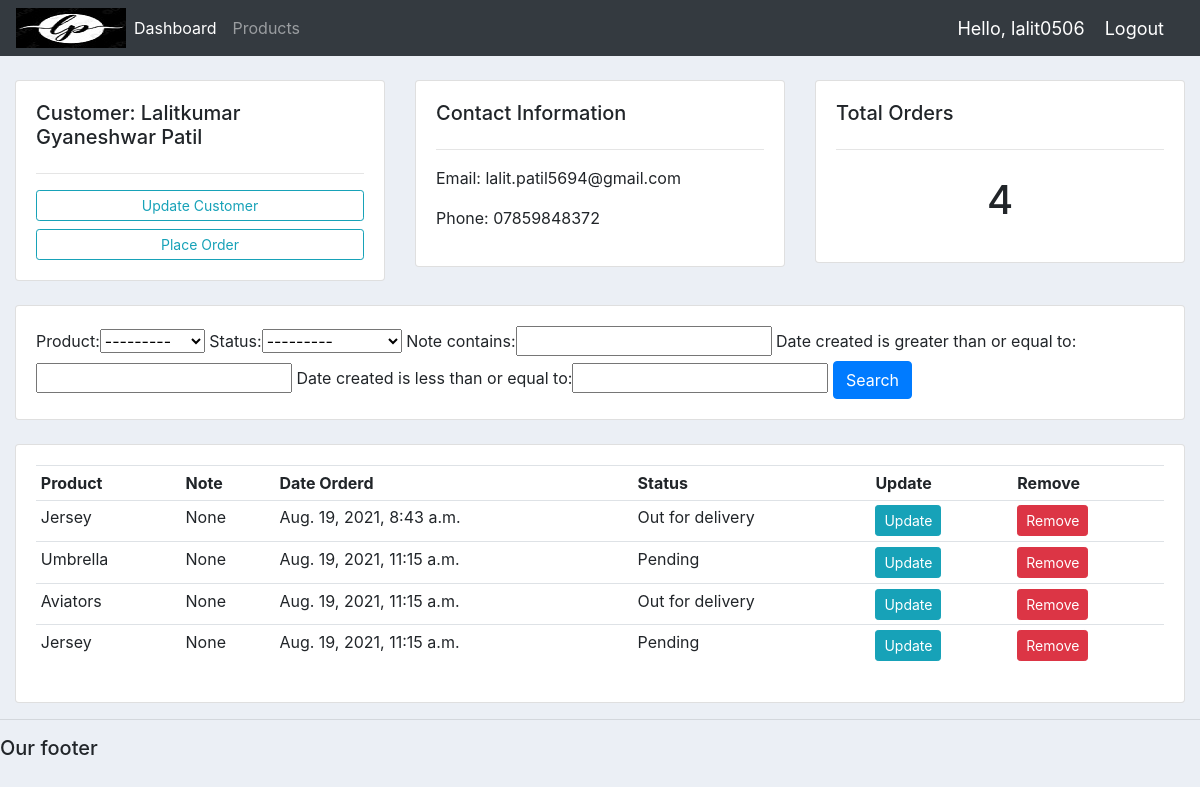
Page /customer/1 (signed in) on the committed database.
### accounts/models.py (models this page shows, shortened)
class Customer(models.Model):
    user = models.OneToOneField(
        User, blank=True, null=True, on_delete=models.CASCADE)
    name = models.CharField(max_length=200, null=True)
    phone = models.CharField(max_length=200, null=True)
    email = models.CharField(max_length=200, null=True)
    profile_pic = models.ImageField(
        default="https://lalit-crm-bucket.s3.us-west-2.amazonaws.com/images/profPic.png", null=True, blank=True)
    date_created = models.DateTimeField(auto_now_add=True, null=True)

class Order(models.Model):
    STATUS = (
        ('Pending', 'Pending'),
        ('Out for delivery', 'Out for delivery'),
        ('Delivered', 'Delivered'),
    )
    customer = models.ForeignKey(
        Customer, null=True, on_delete=models.SET_NULL)
    product = models.ForeignKey(Product, null=True, on_delete=models.SET_NULL)
    date_created = models.DateTimeField(auto_now_add=True, null=True)
    status = models.CharField(max_length=200, null=True, choices=STATUS)
    note = models.CharField(max_length=1000, null=True)

class Product(models.Model):
    CATEGORY = (
        ('Indoor', 'Indoor'),
        ('Out Door', 'Out Door'),
    )
    name = models.CharField(max_length=200, null=True)
    price = models.FloatField(null=True)
    category = models.CharField(max_length=200, null=True, choices=CATEGORY)
    description = models.CharField(max_length=200, null=True)
    date_created = models.DateTimeField(auto_now_add=True, null=True)
    tags = models.ManyToManyField(Tag)
    def __str__(self):
        return self.name

### accounts/decorators.py (the view)
        def wrapper_func(request, *args, **kwargs):
            group = None
            if request.user.groups.exists():
                group = request.user.groups.all()[0].name
            if group in allowed_roles:
                return view_func(request, *args, **kwargs)
            else:
                return HttpResponse('You are not authorized to view this page')

### accounts/views.py (called while the page is built)
@login_required(login_url='login')
@allowed_users(allowed_roles=['admin'])
def customer(request, pk):
    customer = Customer.objects.get(id=pk)
    orders = customer.order_set.all()
    order_count = orders.count()
    myFilter = OrderFilter(request.GET, queryset=orders)
    orders = myFilter.qs
    params = {'customer': customer,
              'order_count': order_count, 'orders': orders, 'myFilter': myFilter}
    return render(request, 'accounts/customer.html', params)

### accounts/templates/accounts/customer.html
{% extends 'accounts/main.html' %} {% block content %}
<br />
<div class="row">
  <div class="col-md">
    <div class="card card-body">
      <h5>Customer: {{customer.name}}</h5>
      <hr />
      <a class="btn btn-outline-info btn-sm btn-block" href=""
        >Update Customer</a
      >
      <a
        class="btn btn-outline-info btn-sm btn-block"
        href="{% url 'create-order' customer.id%}"
        >Place Order</a
      >
    </div>
  </div>
  <div class="col-md">
    <div class="card card-body">
      <h5>Contact Information</h5>
      <hr />
      <p>Email: {{customer.email}}</p>
      <p>Phone: {{customer.phone}}</p>
    </div>
  </div>
  <div class="col-md">
    <div class="card card-body">
      <h5>Total Orders</h5>
      <hr />
      <h1 style="text-align: center; padding: 10px">{{order_count}}</h1>
    </div>
  </div>
</div>
<br />
<div class="row">
  <div class="col">
    <div class="card card-body">
      <form method="get">
        {{myFilter.form}}
        <button class="btn btn-primary" type="submit">Search</button>
      </form>
    </div>
  </div>
</div>
<br />
<div class="row">
  <div class="col-md">
    <div class="card card-body">
      <table class="table table-sm">
        <tr>
          <th>Product</th>
          <th>Note</th>
          <th>Date Orderd</th>
          <th>Status</th>
          <th>Update</th>
          <th>Remove</th>
        </tr>
        {% for order in orders%}
        <tr>
          <td>{{order.product.name}}</td>
          <td>{{order.note}}</td>
          <td>{{order.date_created}}</td>
          <td>{{order.status}}</td>
          <td>
            <a
              class="btn btn-sm btn-info"
              href="{% url 'update-order' order.id%}"
              >Update</a
            >
          </td>
          <td>
            <a
              class="btn btn-sm btn-danger"
              href="{% url 'delete-order' order.id%}"
              >Remove</a
            >
          </td>
        </tr>
        {% endfor%}
      </table>
    </div>
  </div>
</div>
{% endblock %}

### accounts/templates/accounts/navbar.html (shortened to what this page needs)
{% load static %}
<nav class="navbar navbar-expand-lg navbar-dark bg-dark">
  <img src="{% static 'images/lp-logo.jpg' %}" />
  <div class="collapse navbar-collapse" id="navbarNav">
    <ul class="navbar-nav">
      {% if request.user.is_staff %}
      <li class="nav-item active">
        <a class="nav-link" href="{% url 'home' %}">Dashboard</a>
      </li>
      <li class="nav-item">
        <a class="nav-link" href="{% url 'products' %}">Products</a>
      </li>
      {% else %}
      <li class="nav-item">
        <a class="nav-link" href="{% url 'account' %}">Settings</a>
      </li>
      {% endif %}
    </ul>
  </div>
  <span class="hello-msg">Hello, {{request.user}}</span>
  <span><a class="hello-msg" href="{% url 'logout' %}">Logout</a></span>
</nav>

### static/css/main.css (style rules this page uses)
body { background-color: #ebeff5; }

### accounts/templates/accounts/navbar.html (style rules this page uses)
.hello-msg { font-size: 18px; color: #fff; margin-right: 20px; }

### rows in the picture
Customer: name "Lalitkumar Gyaneshwar Patil", email "lalit.patil5694@gmail.com", phone "07859848372"
Order: product.name "Jersey", note "None", date_created "Aug. 19, 2021, 8:43 a.m.", status "Out for delivery"
Order: product.name "Umbrella", note "None", date_created "Aug. 19, 2021, 11:15 a.m.", status "Pending"
Order: product.name "Aviators", note "None", date_created "Aug. 19, 2021, 11:15 a.m.", status "Out for delivery"
Order: product.name "Jersey", note "None", date_created "Aug. 19, 2021, 11:15 a.m.", status "Pending"

### other values in the picture
{{ request.user }} "lalit0506"
{{ order_count }} "4"
